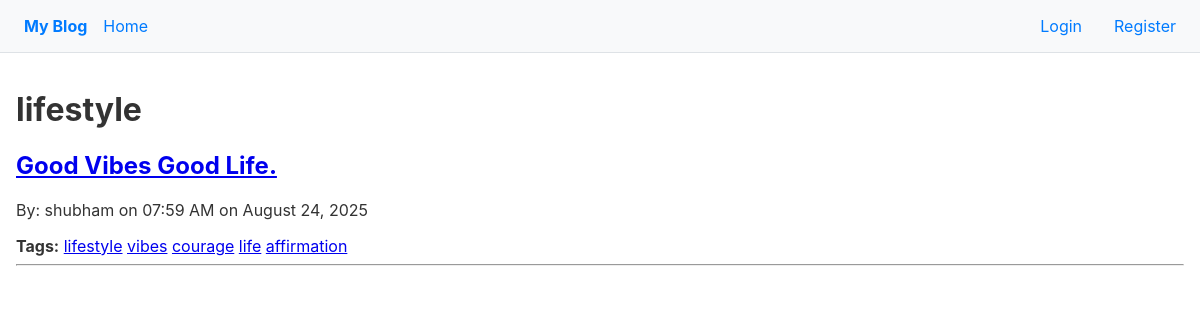
Before: /tag/lifestyle with the older database file.
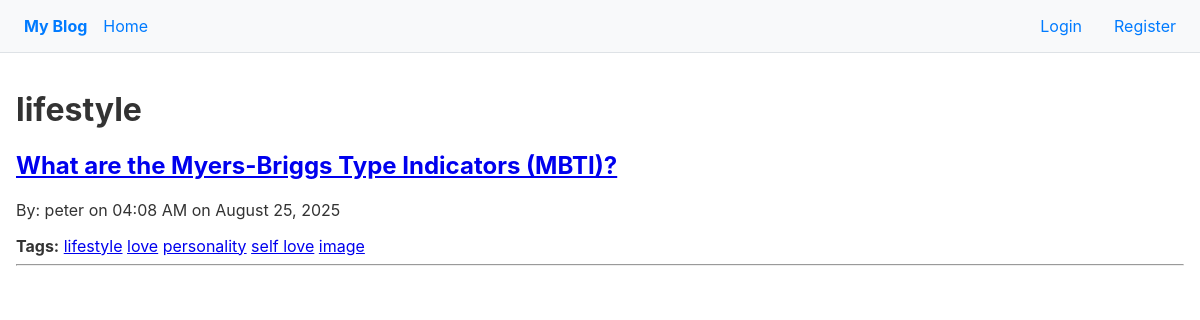
After: the same page with the newer database file.
### models.py (models this page shows, shortened)
class Post(db.Model):
    __tablename__ = "posts"
    id = db.Column(db.Integer, primary_key=True)
    title = db.Column(db.String(255), nullable=False, unique=True)
    body = db.Column(db.Text, nullable=False)
    created_at = db.Column(db.DateTime, nullable=False, server_default=db.func.now())
    is_published = db.Column(db.Boolean())
    slug = db.Column(db.String(255))
    user_id = db.Column(db.Integer, db.ForeignKey("users.id"), nullable=False) #FK
    owner = db.relationship("User", back_populates="posts")
    tags = db.relationship("Tag", secondary="post_tags", back_populates="posts")
    comments = db.relationship('Comment', back_populates='post', cascade='all, delete-orphan')

class User(db.Model, UserMixin):
    __tablename__ = "users"
    id = db.Column(db.Integer, primary_key=True)
    username = db.Column(db.String(50), nullable=False, unique=True)
    email = db.Column(db.String(100), nullable=False, unique=True)
    password = db.Column(db.String(255), nullable=False)
    profile_picture = db.Column(db.String(255))
    about_me = db.Column(db.Text)
    created_at = db.Column(db.DateTime, nullable=False, server_default=db.func.now())
    posts = db.relationship("Post", back_populates="owner", cascade="all, delete-orphan")
    comments = db.relationship("Comment", back_populates="")
    comments = db.relationship('Comment', back_populates='author')
    followers = db.relationship(
        "User",
        secondary="follows",
        primaryjoin = (follows.c.followed_id == id),
        secondaryjoin = (follows.c.follower_id == id),
        back_populates = "following"
    )
    following = db.relationship(
        "User",
        secondary="follows",
        primaryjoin = (follows.c.follower_id == id),
        secondaryjoin = (follows.c.followed_id == id),
        back_populates = "followers"
    )

class Tag(db.Model):
    __tablename__ = "tags"
    id = db.Column(db.Integer, primary_key=True)
    name = db.Column(db.String(50), nullable=False, unique=True)
    posts = db.relationship("Post", secondary="post_tags", back_populates="tags")

### app.py (the view)
@app.route('/tag/<string:tag_name>')
def posts_by_tag(tag_name):
    tag = Tag.query.filter_by(name=tag_name).first_or_404()
    posts = tag.posts
    return render_template('home.html', posts=posts, tag_name=tag_name)

### templates/home.html
{% extends "base.html" %}
{% block body %}
    {% if tag_name %}
    <h1>{{ tag_name }}</h1>
    {% else %}
    <h1>All Posts</h1>
    {% endif %}
    {% for post in posts %}
        <article>
            <h2><a href="{{ url_for('view_post', post_id=post.id) }}">{{ post.title }}</a></h2>
            <p>By: {{ post.owner.username }} on {{ post.created_at.strftime('%I:%M %p on %B %d, %Y')}}</p>
            <div>
               <strong>Tags:</strong>
                {% for tag in post.tags %}
                    <a href="{{ url_for('posts_by_tag', tag_name=tag.name) }}">{{ tag.name }}</a>
                {% endfor %}
            </div>
        </article>
        <hr>
    {% else %}
        <p>No posts have been created yet!</p>
    {% endfor %}
{% endblock %}

Changed rows visible on the page:
removed Post: title "Good Vibes Good Life.", owner.username "shubham", created_at "07:59 AM on August 24, 2025", Tag (name "lifestyle")
no longer on this page (row unchanged): Tag: name "vibes", shown under "Good Vibes Good Life."
no longer on this page (row unchanged): Tag: name "courage", shown under "Good Vibes Good Life."
no longer on this page (row unchanged): Tag: name "life", shown under "Good Vibes Good Life."
no longer on this page (row unchanged): Tag: name "affirmation", shown under "Good Vibes Good Life."
added Post: title "What are the Myers-Briggs Type Indicators (MBTI)?", owner.username "peter", created_at "04:08 AM on August 25, 2025", Tag (name "lifestyle")
added Tag: name "love", shown under "What are the Myers-Briggs Type Indicators (MBTI)?"
added Tag: name "personality", shown under "What are the Myers-Briggs Type Indicators (MBTI)?"
added Tag: name "self love", shown under "What are the Myers-Briggs Type Indicators (MBTI)?"
added Tag: name "image", shown under "What are the Myers-Briggs Type Indicators (MBTI)?"
